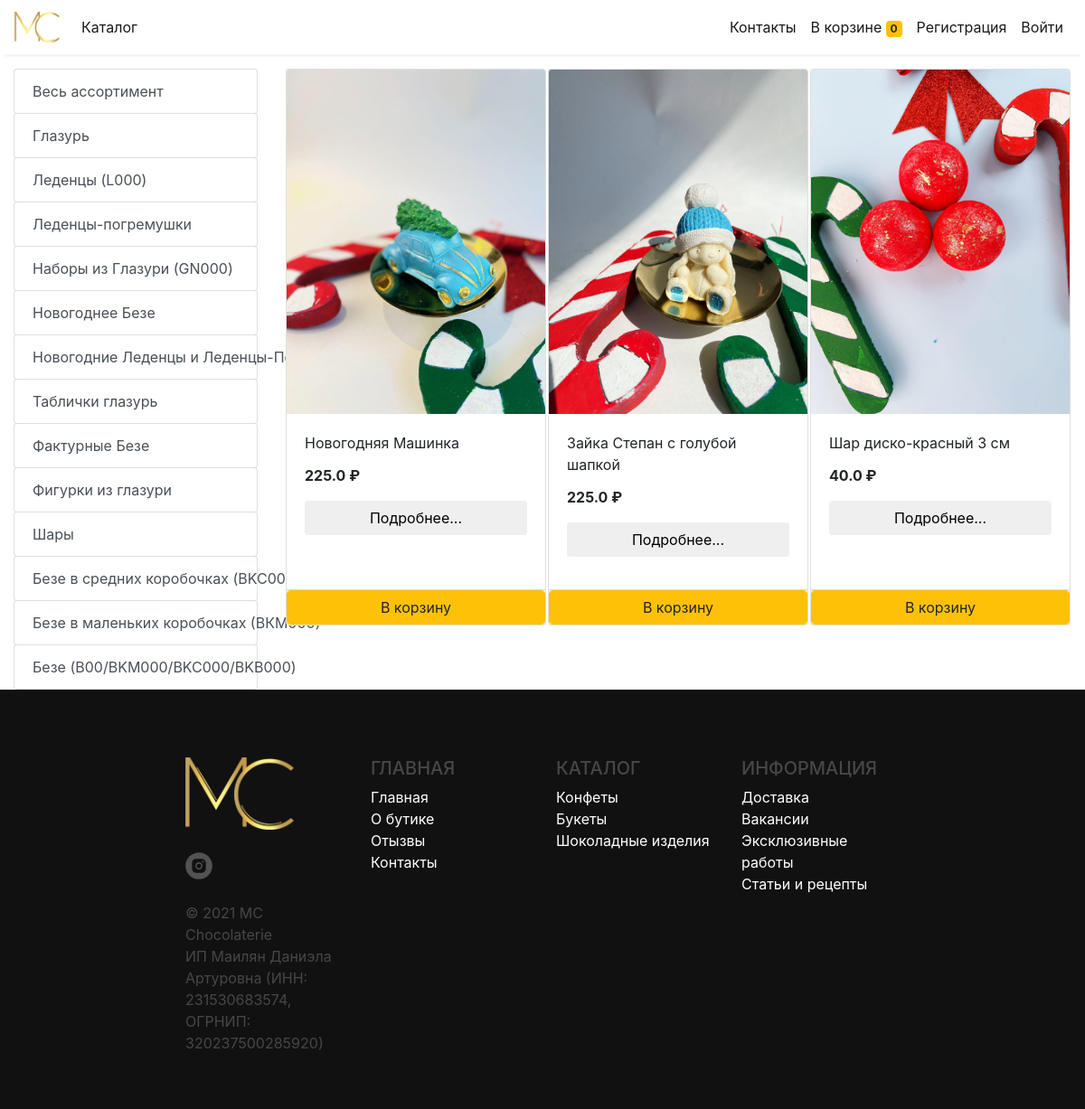
Screenshot of /store?category=22 with the database file from the repository.
### store/models/category.py (models this page shows, shortened)
class Category(models.Model):
    name= models.CharField(max_length=50)
    @staticmethod
    def get_all_categories():
        return Category.objects.all()

### store/models/product.py (models this page shows, shortened)
class Products(models.Model):
    name = models.CharField(max_length=260, blank=True, null=True)
    price= models.IntegerField(default=0, blank=True, null=True)
    price_5k = models.FloatField(blank=True,null=True)
    price_10k = models.FloatField(blank=True,null=True)
    price_20k = models.FloatField(blank=True,null=True)
    price_many = models.FloatField(blank=True,null=True)
    kind = models.CharField(max_length=300, blank=True, null=True)
    category= models.ForeignKey(Category,on_delete=models.CASCADE,default=1, blank=True, null=True )
    description= models.CharField(max_length=250, default='', blank=True, null= True)
    photo_url = models.CharField(max_length=3000,null=True)
    author = models.ForeignKey(settings.AUTH_USER_MODEL, on_delete=models.CASCADE, blank=True, null=True)
    title = models.CharField(max_length=200, blank=True, null=True)
    description = models.CharField(max_length=300, blank=True, null=True)
    text = models.TextField(blank=True, null=True)
    article = models.CharField(max_length=20, blank=True, null=True)
    color = models.CharField(max_length=250, blank=True, null=True)
    size = models.FloatField(blank=True,null=True)
    weight = models.FloatField(blank=True,null=True)
    created_date = models.DateTimeField(default=timezone.now, blank=True, null=True)
    published_date = models.DateTimeField(blank=True, null=True)
    image= models.ImageField(upload_to='uploads/products/', blank=True, null=True)
    @staticmethod
    def get_all_products_by_categoryid(category_id):
        if category_id:
            return Products.objects.filter (category=category_id)
        else:
            return Products.get_all_products();

### store/views/home.py (the view)
# urls.py: path('' , include('store.urls'))
def store(request):
    cart = request.session.get('cart')
    if not cart:
        request.session['cart'] = {}
    products = None
    categories = Category.get_all_categories()
    categoryID = request.GET.get('category')
    if categoryID:
        products = Products.get_all_products_by_categoryid(categoryID)
    else:
        products = Products.get_all_products();
    data = {}
    data['products'] = products
    data['categories'] = categories
    print('you are : ', request.session.get('email'))
    return render(request, 'index.html', data)

### store/templatetags/cart.py (called while the page is built)
@register.filter (name='is_in_cart')
def is_in_cart(product, cart):
    keys = cart.keys ()
    for id in keys:
        if int (id) == product.id:
            return True
    return False;

### store/templatetags/custom_filter.py (called while the page is built)
@register.filter(name='currency')
def currency(number):
    return str(number)+" ₽"

### store/templates/index.html (shortened to what this page needs)
{% extends 'base.html' %}
{% block content %}
{% load cart %}
{% load custom_filter %}
<div class="container-fluid mt-3">
	<div class="row">
		<div class="col-lg-3 mx-auto">
			<div class="list-group">
				<a href="/" class="list-group-item list-group-item-action btn btn-outline-warning">Весь ассортимент</a>
				{% for category in categories %}
				<a href="/?category={{category.id}}"
					class="list-group-item list-group-item-action btn btn-outline-warning ">{{category.name}}</a>
				{% endfor %}
			</div>
		</div>
		<div id='products' class="col-lg-9 mx-auto">
			<div class="row mx-auto">
				{% for product in products %}
				<div class="card mx-auto mb-3" id={{product.id}} style="width: 18rem;">
					{% if product.image %}
						<img class="card-img-top" src="{{ product.image.url }}" alt="Card image cap" />
					{% else %}
						<a href="admin/store/products/{{ product.id }}/change/" id="{{ product.id }}" target="_blank">
						<img class="card-img-top" src="{{ product.photo_url }}" alt="Card image cap"  style="border: 1px solid red;"/>
						</a>
					{% endif %}
					<div class="card-body">
						<p class="card-title">{{product.name}}</p>
						<p class="card-text"><b>{{product.price_5k|currency}}</b></p>
						<button class="btn btn-ligth btn-block" type="button" data-toggle="modal" data-target="#modalWin{{product.id}}">
							Подробнее...
						  </button>
					</div>
					<div class="card-footer p-0 no-gutters">
						{% if product|is_in_cart:request.session.cart %}
						<div class="row no-gutters">
							<form action="/#{{product.id}}" method="post" class="col" style="display: flex; gap: 5px;">
								{% csrf_token %}
								<input hidden type="text" name='product' value='{{product.id}}'>
								<input type="submit" name='add' value=" + " class="btn btn-block btn-ligth border-left" >
								<input type="number" value="1" max="99999" min="1" name='fixed' >
								<input type="submit" name='remove' value=" - " class="btn btn-block btn-ligth border-right" >
							</form>
							<div class="text-center col btn btn-warning">{{product|cart_quantity:request.session.cart}} в корзине</div>
						</div>
						{% else %}
						<form action="/#{{product.id}}" method="POST" class="btn-block">
							<input type="submit" class="float-right btn btn-warning form-control"
								value="В корзину">
						</form>
						{% endif %}
					</div>
				</div>
				{% endfor %}
			</div>
		</div>
	</div>
</div>
{% endblock %}

### rows the page displays
Category: name "Глазурь"
Category: name "Леденцы (L000)"
Category: name "Леденцы-погремушки"
Category: name "Наборы из Глазури (GN000)"
Category: name "Новогоднее Безе"
Category: name "Новогодние Леденцы и Леденцы-Погремушки"
Category: name "Таблички глазурь"
Category: name "Фактурные Безе"
Category: name "Фигурки из глазури"
Category: name "Шары"
Category: name "Безе в средних коробочках (BKC000)"
Category: name "Безе в маленьких коробочках (ВКМ000)"
Category: name "Безе (B00/BKM000/BKC000/BKB000)"
Products: image (picture), name "Новогодняя Машинка", price_5k "225.0 ₽"
Products: image (picture), name "Зайка Степан с голубой шапкой", price_5k "225.0 ₽"
Products: image (picture), name "Шар диско-красный 3 см", price_5k "40.0 ₽"

### other values shown
{{ request.session.cart.keys|length }} "0"
